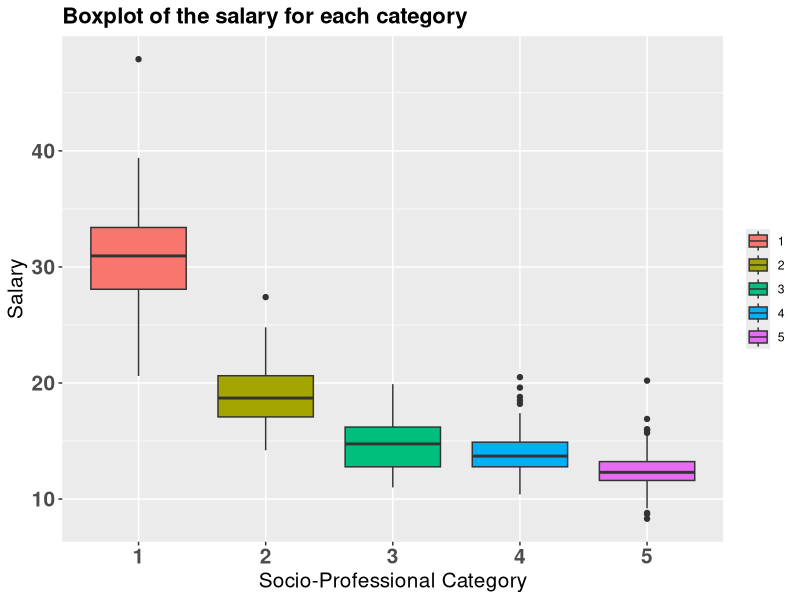
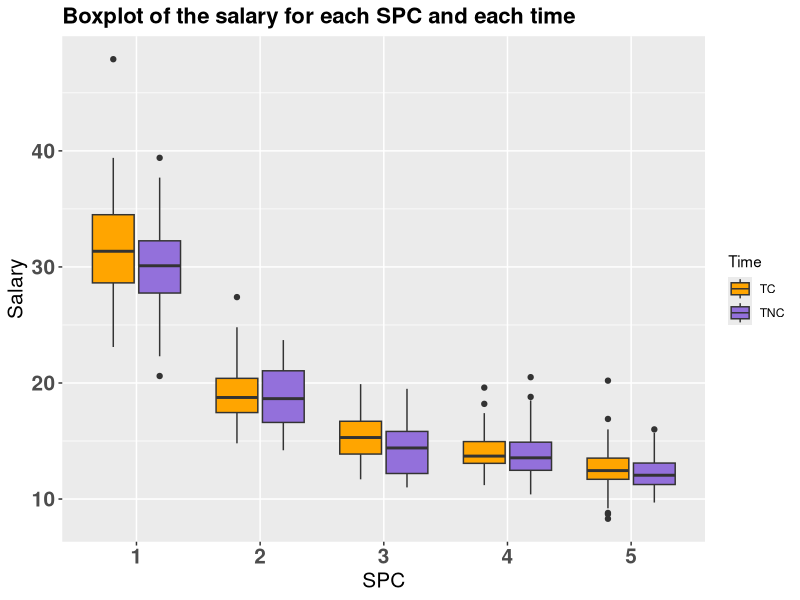
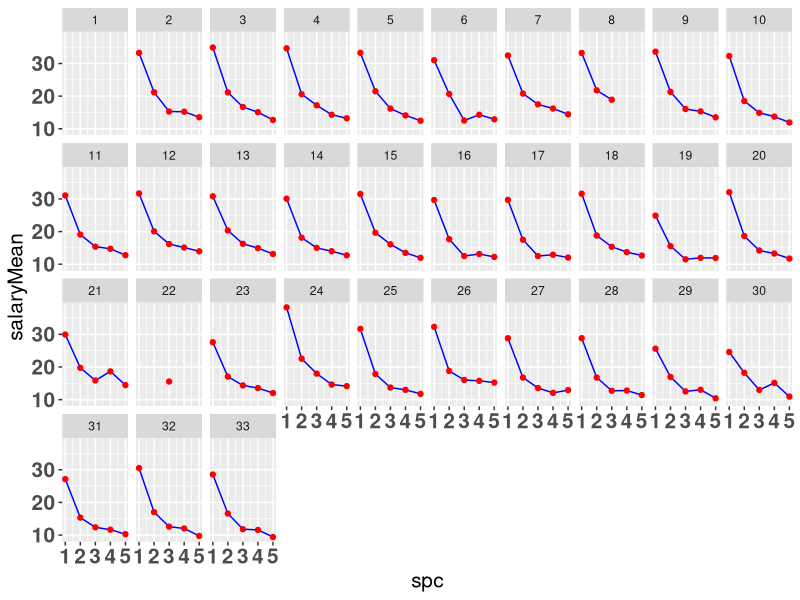

Generate these figures, in order, with R: (Note: this script raises an error after producing the figures.)
# Packages ----------------------------------------------------------------

library("ggplot2")


# Data --------------------------------------------------------------------

data <- read.csv2("Data/data.csv",header=TRUE)
data <- subset(data,time!="TP")

data1 <- data[rep(1:nrow(data),each=5),]
data2 <- data.frame(data$X1,data$X2,data$X3,data$X4,data$X5)
data3 <- data.frame(data1$id,data1$time,data1$sexe)

vec <- NULL
for(i in 1:nrow(data2)){
  vec1 <- data2[i,]
  vec <- c(vec,t(vec1))
}

vec <- as.data.frame(vec)
data4 <- data.frame(data3,vec)
cat <- c(rep(c(1,2,3,4,5),132))

data <- data.frame(data4,cat)
colnames(data) <- c("id","time","sexe","salary","spc")
attach(data)
salary<-as.numeric(salary)

# Descriptive analysis ----------------------------------------------------

theme <- theme(plot.title = element_text(size=16, face="bold"), axis.title.x = element_text(
              size=15), axis.title.y = element_text(size=15), axis.text.x = element_text(
              size=15, face="bold"),axis.text.y = element_text(size=15, face="bold"))

ggplot(data, aes(factor(spc), salary)) + geom_boxplot(aes(fill = factor(spc))) + 
  xlab("Socio-Professional Category") + ylab("Salary") + guides(fill=guide_legend(title=NULL)) + 
  ggtitle("Boxplot of the salary for each category") + theme

ggplot(data, aes(factor(spc), salary)) + geom_boxplot(aes(fill = factor(time))) +
  labs(x="SPC", y="Salary", title="Boxplot of the salary for each SPC and each time") + 
  theme + scale_fill_manual(name="Time", values=c("orange", "mediumpurple"), labels=c("0"="Part-time", 
  "1"="Full-time"))

datamean <- aggregate(data.frame(salaryMean = data$salary), by = list(id = data$id, spc = data$spc), 
                      mean)

ggplot(datamean, aes(spc, salaryMean)) + facet_wrap(facets=~ id, ncol=10) + 
  geom_line(colour="blue") + geom_point(colour="red") + theme

##
dataH<-subset(data,sexe==1)
dataF<-subset(data,sexe==0)
dataTC<-subset(data,time==1)
dataTNC<-subset(data,time==0)
data.spc1<-subset(data,spc==1)
data.spc2<-subset(data,spc==2)
data.spc3<-subset(data,spc==3)
data.spc4<-subset(data,spc==4)
data.spc5<-subset(data,spc==5)


s.mean<-mean(data$salary,na.rm=TRUE)
s.mean.H<-mean(dataH$salary,na.rm=TRUE)
s.mean.F<-mean(dataF$salary,na.rm = TRUE)
s.mean.TC<-mean(dataTC$salary,na.rm = TRUE)
s.mean.TNC<-mean(dataTNC$salary,na.rm = TRUE)
s.mean.spc.1<-mean(data.spc1$salary,na.rm = TRUE)
s.mean.spc.2<-mean(data.spc2$salary,na.rm = TRUE)
s.mean.spc.3<-mean(data.spc3$salary,na.rm = TRUE)
s.mean.spc.4<-mean(data.spc4$salary,na.rm = TRUE)
s.mean.spc.5<-mean(data.spc5$salary,na.rm = TRUE)

vec.mean<-data.frame(s.mean,s.mean.H,s.mean.F,s.mean.TC,s.mean.TNC,s.mean.spc.1,
                     s.mean.spc.2,s.mean.spc.3,s.mean.spc.4,s.mean.spc.5)
colnames(vec.mean)<-c("Total","Male","Female","TC","TNC","SPC1","SPC2",
                      "SPC3","SPC4","SPC5")

ggplot(data, aes(factor(spc), salary)) + geom_bar()


barplot(c(s.mean,s.mean.H,s.mean.F),col=c(1,4,2),main = "Mean salary by gender", ylim=c(0,20) , ylab="Mean Salary",xlab="Total                                Male                                Female")

barplot(c(s.mean,s.mean.TC,s.mean.TNC),col=c(1,4,2),main = "Mean salary by time", ylim=c(0,20) , ylab="Mean Salary",xlab="Total                                TC                                TNC")

barplot(c(s.mean,s.mean.spc.1,s.mean.spc.2,s.mean.spc.3,s.mean.spc.4,s.mean.spc.5),col=c(1,2,3,4,5,6),main = "Mean salary by SPC", ylim=c(0,35) , ylab="Mean Salary",xlab="Total          SPC1           SPC2            SPC3            SPC4             SPC5")


data.t0.H.spc1<-subset(data,time==0 & sexe==1 & spc==1)
data.t0.H.spc2<-subset(data,time==0 & sexe==1 & spc==2)
data.t0.H.spc3<-subset(data,time==0 & sexe==1 & spc==3)
data.t0.H.spc4<-subset(data,time==0 & sexe==1 & spc==4)
data.t0.H.spc5<-subset(data,time==0 & sexe==1 & spc==5)
data.t0.F.spc1<-subset(data,time==0 & sexe==0 & spc==1)
data.t0.F.spc2<-subset(data,time==0 & sexe==0 & spc==2)
data.t0.F.spc3<-subset(data,time==0 & sexe==0 & spc==3)
data.t0.F.spc4<-subset(data,time==0 & sexe==0 & spc==4)
data.t0.F.spc5<-subset(data,time==0 & sexe==0 & spc==5)
data.t1.H.spc1<-subset(data,time==1 & sexe==1 & spc==1)
data.t1.H.spc2<-subset(data,time==1 & sexe==1 & spc==2)
data.t1.H.spc3<-subset(data,time==1 & sexe==1 & spc==3)
data.t1.H.spc4<-subset(data,time==1 & sexe==1 & spc==4)
data.t1.H.spc5<-subset(data,time==1 & sexe==1 & spc==5)
data.t1.F.spc1<-subset(data,time==1 & sexe==0 & spc==1)
data.t1.F.spc2<-subset(data,time==1 & sexe==0 & spc==2)
data.t1.F.spc3<-subset(data,time==1 & sexe==0 & spc==3)
data.t1.F.spc4<-subset(data,time==1 & sexe==0 & spc==4)
data.t1.F.spc5<-subset(data,time==1 & sexe==0 & spc==5)

time.m<-c(rep(0,10),rep(1,10))
sexe.m<-c(rep(1,5),rep(0,5),rep(1,5),rep(0,5))
spc.m<-c(rep(1:5,4))

s.mean.t0.H.spc1<-mean(data.t0.H.spc1$salary,na.rm=TRUE)
s.mean.t0.H.spc2<-mean(data.t0.H.spc2$salary,na.rm=TRUE)
s.mean.t0.H.spc3<-mean(data.t0.H.spc3$salary,na.rm=TRUE)
s.mean.t0.H.spc4<-mean(data.t0.H.spc4$salary,na.rm=TRUE)
s.mean.t0.H.spc5<-mean(data.t0.H.spc5$salary,na.rm=TRUE)
s.mean.t0.F.spc1<-mean(data.t0.F.spc1$salary,na.rm=TRUE)
s.mean.t0.F.spc2<-mean(data.t0.F.spc2$salary,na.rm=TRUE)
s.mean.t0.F.spc3<-mean(data.t0.F.spc3$salary,na.rm=TRUE)
s.mean.t0.F.spc4<-mean(data.t0.F.spc4$salary,na.rm=TRUE)
s.mean.t0.F.spc5<-mean(data.t0.F.spc5$salary,na.rm=TRUE)
s.mean.t1.H.spc1<-mean(data.t1.H.spc1$salary,na.rm=TRUE)
s.mean.t1.H.spc2<-mean(data.t1.H.spc2$salary,na.rm=TRUE)
s.mean.t1.H.spc3<-mean(data.t1.H.spc3$salary,na.rm=TRUE)
s.mean.t1.H.spc4<-mean(data.t1.H.spc4$salary,na.rm=TRUE)
s.mean.t1.H.spc5<-mean(data.t1.H.spc5$salary,na.rm=TRUE)
s.mean.t1.F.spc1<-mean(data.t1.F.spc1$salary,na.rm=TRUE)
s.mean.t1.F.spc2<-mean(data.t1.F.spc2$salary,na.rm=TRUE)
s.mean.t1.F.spc3<-mean(data.t1.F.spc3$salary,na.rm=TRUE)
s.mean.t1.F.spc4<-mean(data.t1.F.spc4$salary,na.rm=TRUE)
s.mean.t1.F.spc5<-mean(data.t1.F.spc5$salary,na.rm=TRUE)

salary.m<-c(s.mean.t0.H.spc1,s.mean.t0.H.spc2,s.mean.t0.H.spc3,s.mean.t0.H.spc4,s.mean.t0.H.spc5,
            s.mean.t0.F.spc1,s.mean.t0.F.spc2,s.mean.t0.F.spc3,s.mean.t0.F.spc4,s.mean.t0.F.spc5,
            s.mean.t1.H.spc1,s.mean.t1.H.spc2,s.mean.t1.H.spc3,s.mean.t1.H.spc4,s.mean.t1.H.spc5,
            s.mean.t1.F.spc1,s.mean.t1.F.spc2,s.mean.t1.F.spc3,s.mean.t1.F.spc4,s.mean.t1.F.spc5)

data.m<-data.frame(time.m,sexe.m,spc.m,salary.m)



ggplot(data.m[1:10,],aes(x=factor(sexe.m),y=salary.m,fill=factor(sexe.m))) + 
  geom_bar(stat = "identity") + facet_wrap(~ spc.m) + 
  scale_fill_discrete(name="Gender",  labels=c("Female", "Male"),guide = guide_legend(reverse=TRUE)) + 
  theme(legend.title = element_text(colour="black", size=18, face="bold"),legend.position=c(.85,.15),legend.background = element_rect(size=25),legend.text = element_text(size = 16))
 


ggplot(data.m[11:20,],aes(factor(sexe.m),salary.m,fill=factor(sexe.m))) + 
  geom_bar(stat = "identity") + 
  facet_wrap(~ spc.m)



# Missings ----------------------------------------------------------------

length(which(is.na(data)))

